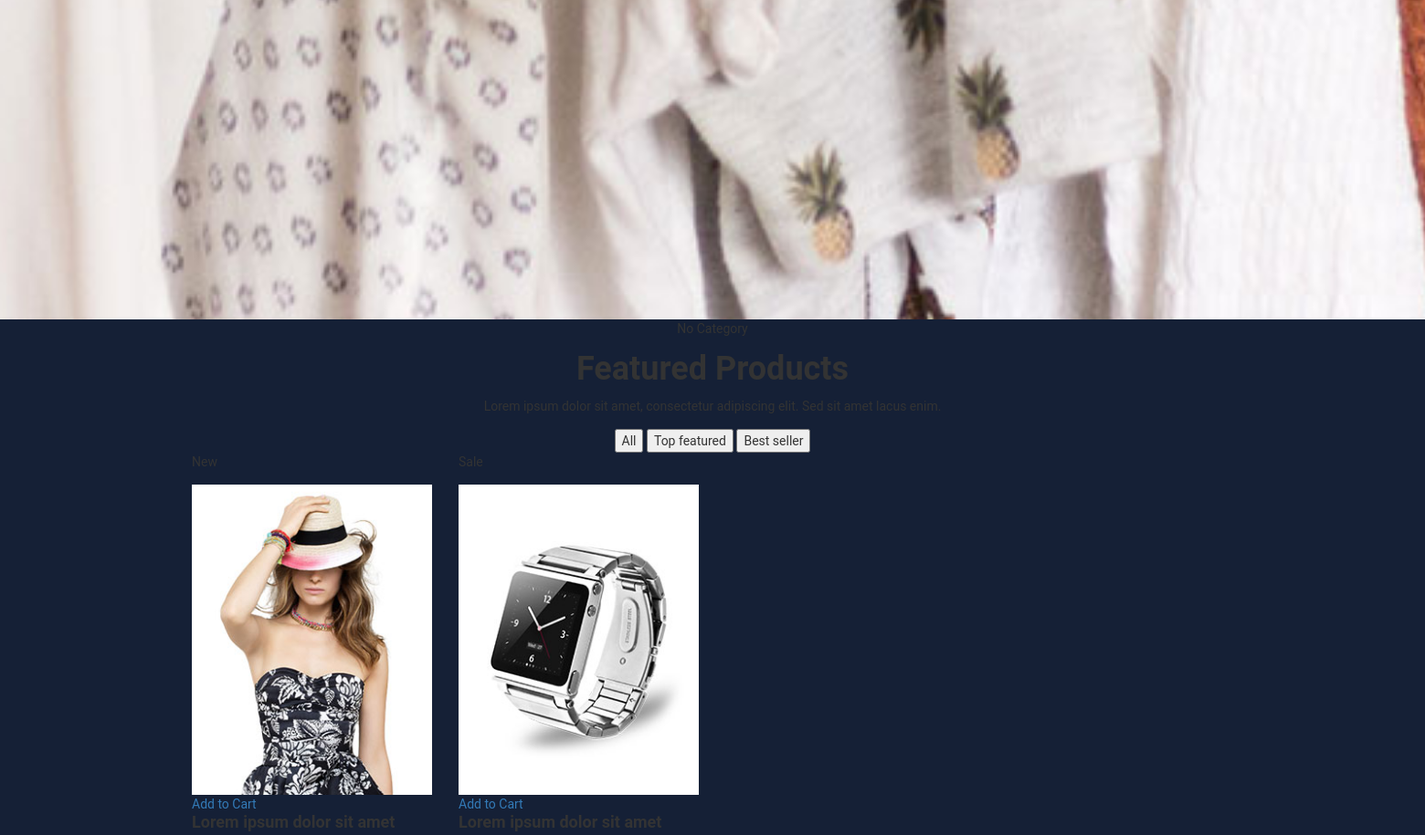
Before: / (middle part) with the older database file.
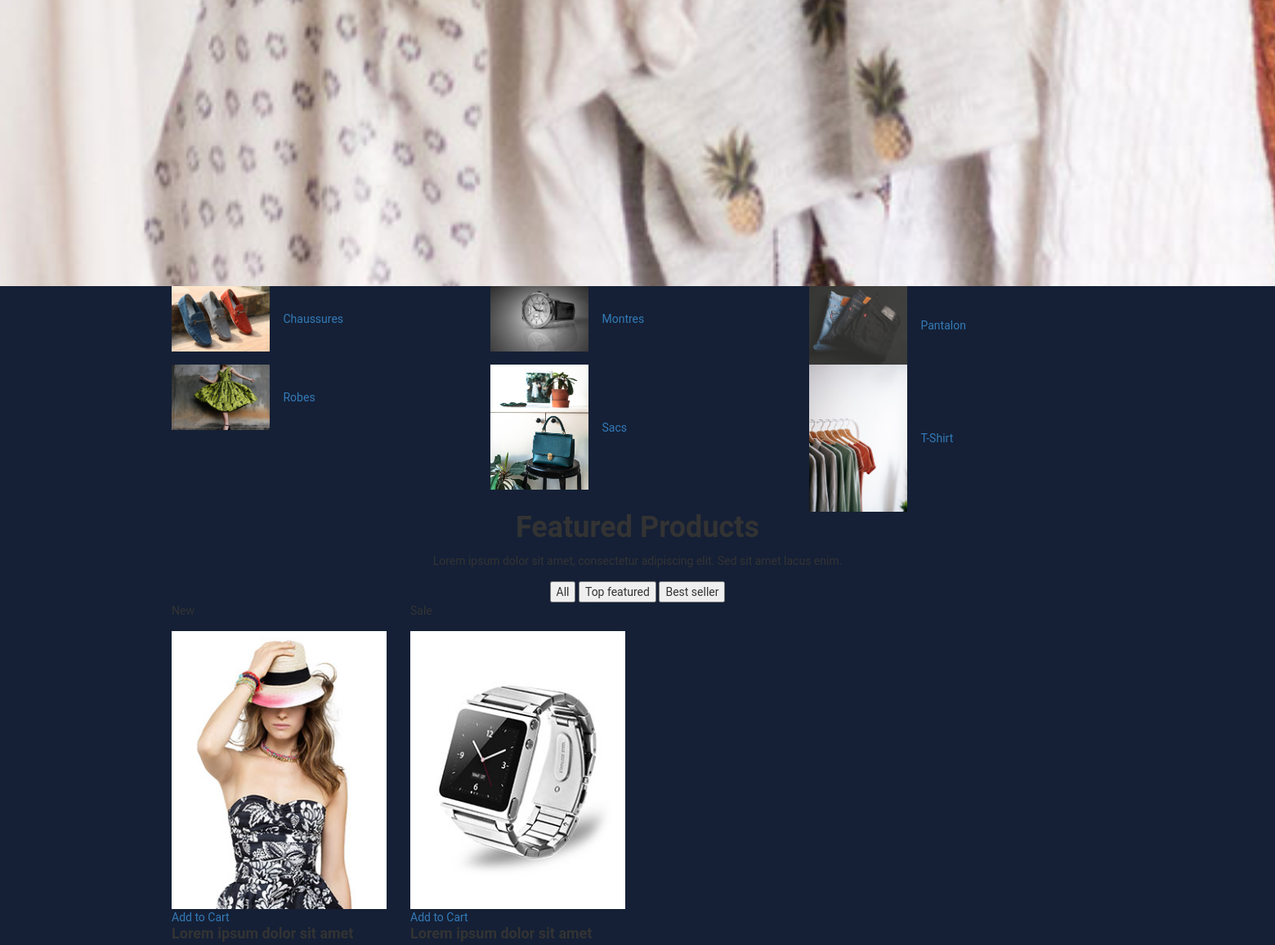
After: the same page with the newer database file.
### admin_shop/models/category.py (models this page shows, shortened)
class Category(models.Model):
    label_category = models.CharField(max_length=250)
    image = models.ImageField(blank=True, upload_to='category_pics')
    slug = models.SlugField()
    created_date = models.DateTimeField(auto_now_add=True)
    update_date = models.DateTimeField(auto_now=True)
    class Meta:
        unique_together = ('label_category',)
        ordering = ('-created_date',)
    def get_absolut_url(self):
        return reverse('shop:category_view', kwargs={'slug': self.slug})

### shop/views/home_view.py (the view)
class HomeView(ListView):
    context_object_name = 'products'
    queryset = Product.objects.all().order_by('-date_add')[:10]
    template_name = 'shop/sites/index.html'
    def get_context_data(self,  **kwargs):
        context = super().get_context_data(**kwargs)
        context['categories'] = Category.objects.all().order_by('label_category')
        return context

### shop/templates/shop/sites/index.html (shortened to what this page needs)
{% extends '../base.html' %}
{% load static %}
{% block content %}
    <div id="slides-shop" class="cover-slides">
        <ul class="slides-container">
            <li class="text-left">
                <img src="{% static 'shop/images/banner-01.jpg' %}" alt="">
            </li>
        </ul>
    </div>
    <div class="categories-shop">
        <div class="container">
            <div class="row">
                {% if categories %}
                    {% for category in categories %}
                        <div class="col-lg-4 col-md-4 col-sm-12 col-xs-12">
                            <div class="shop-cat-box">
                                <img class="img-fluid" src={{ category.image.url }} width="120px" height="120px" alt="" />
                                <a class="btn hvr-hover" href="{{ category.get_absolut_url }}">{{ category.label_category }}</a>
                            </div>
                        </div>
                    {% endfor %}
                {% else %}
                    <p class=".alert-info text-center"> No Category </p>
                {% endif %}
            </div>
        </div>
    </div>
    <div class="products-box">
        <div class="container">
            <div class="row">
                <div class="col-lg-12">
                    <div class="title-all text-center">
                        <h1>Featured Products</h1>
                        <p>Lorem ipsum dolor sit amet, consectetur adipiscing elit. Sed sit amet lacus enim.</p>
                    </div>
                </div>
            </div>
            <div class="row">
                <div class="col-lg-12">
                    <div class="special-menu text-center">
                        <div class="button-group filter-button-group">
                            <button class="active" data-filter="*">All</button>
                            <button data-filter=".top-featured">Top featured</button>
                            <button data-filter=".best-seller">Best seller</button>
                        </div>
                    </div>
                </div>
            </div>
            <div class="row special-list">
                <div class="col-lg-3 col-md-6 special-grid top-featured">
                    <div class="products-single fix">
                        <div class="box-img-hover">
                            <div class="type-lb">
                                <p class="new">New</p>
                            </div>
                            <img src="{% static 'shop/images/img-pro-02.jpg' %}" class="img-fluid" alt="Image">
                            <div class="mask-icon">
                                <a class="cart" href="#">Add to Cart</a>
                            </div>
                        </div>
                        <div class="why-text">
                            <h4>Lorem ipsum dolor sit amet</h4>
                        </div>
                    </div>
                </div>
                <div class="col-lg-3 col-md-6 special-grid best-seller">
                    <div class="products-single fix">
                        <div class="box-img-hover">
                            <div class="type-lb">
                                <p class="sale">Sale</p>
                            </div>
                            <img src="{% static 'shop/images/img-pro-04.jpg' %}" class="img-fluid" alt="Image">
                            <div class="mask-icon">
                                <a class="cart" href="#">Add to Cart</a>
                            </div>
                        </div>
                        <div class="why-text">
                            <h4>Lorem ipsum dolor sit amet</h4>
                        </div>
                    </div>
                </div>
            </div>
        </div>
    </div>
{% endblock %}

### shop/templates/shop/base.html (shortened to what this page needs)
{% load static %}
<html lang="en">
<head>
    <link rel="stylesheet" href="{% static 'shop/css/bootstrap.min.css' %}">
    <link rel="stylesheet" href="{% static 'shop/css/style.css' %}">
    <link rel="stylesheet" href="{% static 'shop/css/responsive.css' %}">
    <link rel="stylesheet" href="{% static 'shop/css/custom.css' %}">
</head>
<body>
    {% block content %}{% endblock %}
</body>
</html>

Changed rows visible on the page:
added Category: image (picture), label_category "Chaussures"
added Category: image (picture), label_category "Montres"
added Category: image (picture), label_category "Pantalon"
added Category: image (picture), label_category "Robes"
added Category: image (picture), label_category "Sacs"
added Category: image (picture), label_category "T-Shirt"
Other visible differences:
text no longer shown: "No Category"
